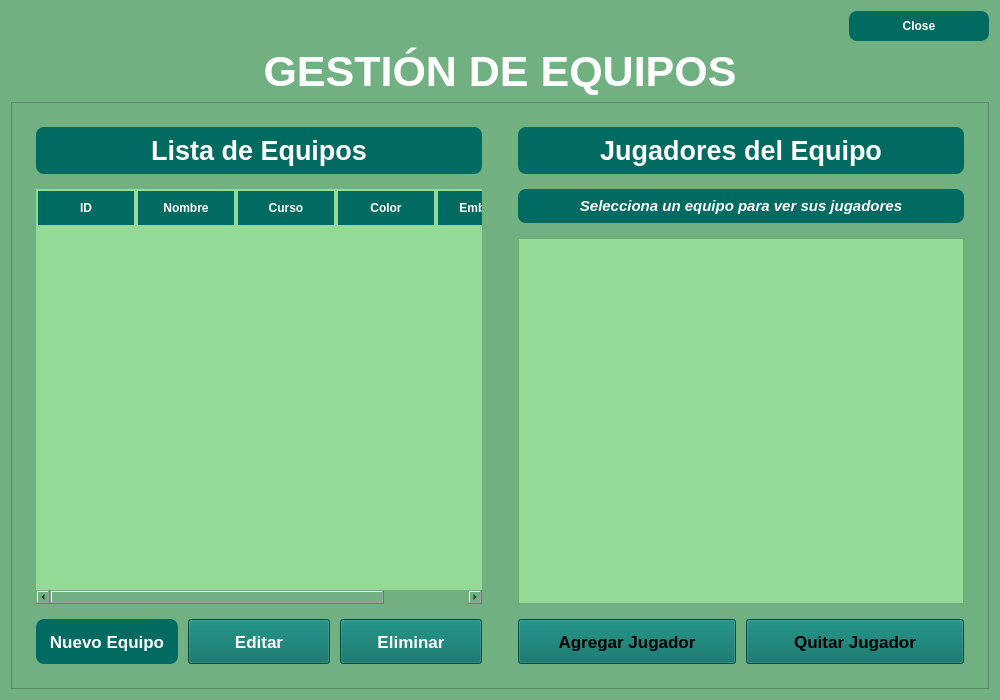
<?xml version="1.0" encoding="UTF-8"?>
<ui version="4.0">
 <class>DialogEquipos</class>
 <widget class="QDialog" name="DialogEquipos">
  <property name="geometry">
   <rect>
    <x>0</x>
    <y>0</y>
    <width>1000</width>
    <height>700</height>
   </rect>
  </property>
  <property name="minimumSize">
   <size>
    <width>900</width>
    <height>600</height>
   </size>
  </property>
  <property name="windowTitle">
   <string>Gestión de Equipos</string>
  </property>
  <property name="styleSheet">
   <string notr="true">background-color: rgb(113, 177, 129);</string>
  </property>
  <layout class="QVBoxLayout" name="verticalLayout">
   <item>
    <widget class="QDialogButtonBox" name="buttonBox">
     <property name="font">
      <font>
       <pointsize>13</pointsize>
      </font>
     </property>
     <property name="styleSheet">
      <string notr="true">QPushButton {
    background-color: rgb(1, 107, 97);
    color: white;
    border-radius: 8px;
    padding: 8px 20px;
    font-weight: bold;
    min-width: 100px;
}
QPushButton:hover {
    background-color: rgb(113, 177, 129);
}</string>
     </property>
     <property name="standardButtons">
      <set>QDialogButtonBox::StandardButton::Close</set>
     </property>
    </widget>
   </item>
   <item>
    <widget class="QLabel" name="lblTitulo">
     <property name="font">
      <font>
       <pointsize>32</pointsize>
       <bold>true</bold>
      </font>
     </property>
     <property name="styleSheet">
      <string notr="true">color: rgb(255, 255, 255);</string>
     </property>
     <property name="text">
      <string>GESTIÓN DE EQUIPOS</string>
     </property>
     <property name="alignment">
      <set>Qt::AlignmentFlag::AlignCenter</set>
     </property>
    </widget>
   </item>
   <item>
    <widget class="QFrame" name="frameContenido">
     <property name="styleSheet">
      <string notr="true">background-color: rgb(113, 177, 129);</string>
     </property>
     <property name="frameShape">
      <enum>QFrame::Shape::StyledPanel</enum>
     </property>
     <layout class="QHBoxLayout" name="horizontalLayout_main">
      <item>
       <layout class="QVBoxLayout" name="verticalLayout_2">
        <property name="spacing">
         <number>15</number>
        </property>
        <property name="leftMargin">
         <number>15</number>
        </property>
        <property name="topMargin">
         <number>15</number>
        </property>
        <property name="rightMargin">
         <number>15</number>
        </property>
        <property name="bottomMargin">
         <number>15</number>
        </property>
        <item>
         <widget class="QLabel" name="lblListaEquipos">
          <property name="sizeIncrement">
           <size>
            <width>10</width>
            <height>0</height>
           </size>
          </property>
          <property name="font">
           <font>
            <pointsize>20</pointsize>
            <bold>true</bold>
           </font>
          </property>
          <property name="styleSheet">
           <string notr="true"> background-color: rgb(1, 107, 97);
    color: white;
    border-radius: 8px;
    padding: 8px 20px;
    font-weight: bold;
    min-width: 100px;</string>
          </property>
          <property name="text">
           <string>Lista de Equipos</string>
          </property>
          <property name="alignment">
           <set>Qt::AlignmentFlag::AlignCenter</set>
          </property>
         </widget>
        </item>
        <item>
         <widget class="QTableWidget" name="tableEquipos">
          <property name="styleSheet">
           <string notr="true">QTableWidget {
    background-color: #93da97;
    border: none;
    border-radius: 5px;
}
QTableWidget::item:selected {
    background-color: #93da97;
    color: rgb(1, 107, 97);
}
QHeaderView::section {
	
	background-color: rgb(1, 107, 97);
    color: white;
    padding: 8px;
    border: 2px solid #93da97 ;;
    font-weight: bold;
}

</string>
          </property>
          <property name="alternatingRowColors">
           <bool>true</bool>
          </property>
          <property name="selectionMode">
           <enum>QAbstractItemView::SelectionMode::SingleSelection</enum>
          </property>
          <property name="selectionBehavior">
           <enum>QAbstractItemView::SelectionBehavior::SelectRows</enum>
          </property>
          <property name="sortingEnabled">
           <bool>true</bool>
          </property>
          <attribute name="horizontalHeaderStretchLastSection">
           <bool>true</bool>
          </attribute>
          <column>
           <property name="text">
            <string>ID</string>
           </property>
          </column>
          <column>
           <property name="text">
            <string>Nombre</string>
           </property>
          </column>
          <column>
           <property name="text">
            <string>Curso</string>
           </property>
          </column>
          <column>
           <property name="text">
            <string>Color</string>
           </property>
          </column>
          <column>
           <property name="text">
            <string>Emblema</string>
           </property>
          </column>
         </widget>
        </item>
        <item>
         <layout class="QHBoxLayout" name="horizontalLayout">
          <property name="spacing">
           <number>10</number>
          </property>
          <item>
           <widget class="QPushButton" name="btnNuevoEquipo">
            <property name="minimumSize">
             <size>
              <width>0</width>
              <height>45</height>
             </size>
            </property>
            <property name="font">
             <font>
              <pointsize>13</pointsize>
              <bold>true</bold>
             </font>
            </property>
            <property name="toolTip">
             <string>Crear un nuevo equipo</string>
            </property>
            <property name="styleSheet">
             <string notr="true">QPushButton {
	background-color: rgb(1, 107, 97);
    color: white;
    border-radius: 8px;
    padding: 8px;
}
QPushButton:hover {
    background-color: #93da97;
    color: rgb(1, 107, 97);
}
QPushButton:pressed {
    background-color: rgb(1, 107, 97);
}

</string>
            </property>
            <property name="text">
             <string>Nuevo Equipo</string>
            </property>
           </widget>
          </item>
          <item>
           <widget class="QPushButton" name="btnEditarEquipo">
            <property name="minimumSize">
             <size>
              <width>0</width>
              <height>45</height>
             </size>
            </property>
            <property name="font">
             <font>
              <pointsize>13</pointsize>
              <bold>true</bold>
             </font>
            </property>
            <property name="toolTip">
             <string>Editar equipo seleccionado</string>
            </property>
            <property name="styleSheet">
             <string notr="true">QPushButton {
 
	background-color: rgb(1, 107, 97);
    color: white;
   
    padding: 8px;
}
QPushButton:hover {
    background-color: #93da97;
    color: rgb(1, 107, 97);
}
QPushButton:pressed {
    background-color: rgb(1, 107, 97);
}</string>
            </property>
            <property name="text">
             <string>Editar</string>
            </property>
           </widget>
          </item>
          <item>
           <widget class="QPushButton" name="btnEliminarEquipo">
            <property name="minimumSize">
             <size>
              <width>0</width>
              <height>45</height>
             </size>
            </property>
            <property name="font">
             <font>
              <pointsize>13</pointsize>
              <bold>true</bold>
             </font>
            </property>
            <property name="toolTip">
             <string>Eliminar equipo seleccionado</string>
            </property>
            <property name="styleSheet">
             <string notr="true">QPushButton {
 background-color: rgb(1, 107, 97);
    color: white;
      padding: 8px;
}
QPushButton:hover {
    background-color: #93da97;
    color: rgb(1, 107, 97);
}
QPushButton:pressed {
	background-color: rgb(1, 107, 97);
}</string>
            </property>
            <property name="text">
             <string>Eliminar</string>
            </property>
           </widget>
          </item>
         </layout>
        </item>
       </layout>
      </item>
      <item>
       <layout class="QVBoxLayout" name="verticalLayout_3">
        <property name="spacing">
         <number>15</number>
        </property>
        <property name="leftMargin">
         <number>15</number>
        </property>
        <property name="topMargin">
         <number>15</number>
        </property>
        <property name="rightMargin">
         <number>15</number>
        </property>
        <property name="bottomMargin">
         <number>15</number>
        </property>
        <item>
         <widget class="QLabel" name="lblJugadoresEquipo">
          <property name="maximumSize">
           <size>
            <width>16777215</width>
            <height>16777215</height>
           </size>
          </property>
          <property name="font">
           <font>
            <pointsize>20</pointsize>
            <bold>true</bold>
           </font>
          </property>
          <property name="styleSheet">
           <string notr="true">color: rgb(255, 255, 255);
 background-color: rgb(1, 107, 97);
    color: white;
    border-radius: 8px;
    padding: 8px 20px;
    font-weight: bold;
    min-width: 100px;</string>
          </property>
          <property name="text">
           <string>Jugadores del Equipo</string>
          </property>
          <property name="alignment">
           <set>Qt::AlignmentFlag::AlignCenter</set>
          </property>
         </widget>
        </item>
        <item>
         <widget class="QLabel" name="lblEquipoSeleccionado">
          <property name="font">
           <font>
            <pointsize>11</pointsize>
            <italic>true</italic>
            <bold>true</bold>
           </font>
          </property>
          <property name="styleSheet">
           <string notr="true">color: rgb(255, 255, 255);
padding: 4px;
 background-color: rgb(1, 107, 97);
    color: white;
    border-radius: 8px;
    padding: 8px 20px;
    font-weight: bold;
    min-width: 100px;</string>
          </property>
          <property name="text">
           <string>Selecciona un equipo para ver sus jugadores</string>
          </property>
          <property name="alignment">
           <set>Qt::AlignmentFlag::AlignCenter</set>
          </property>
          <property name="wordWrap">
           <bool>true</bool>
          </property>
         </widget>
        </item>
        <item>
         <widget class="QListWidget" name="listJugadores">
          <property name="styleSheet">
           <string notr="true">background-color: rgb(147, 218, 151);</string>
          </property>
          <property name="alternatingRowColors">
           <bool>true</bool>
          </property>
          <property name="spacing">
           <number>3</number>
          </property>
         </widget>
        </item>
        <item>
         <layout class="QHBoxLayout" name="horizontalLayout_2">
          <property name="spacing">
           <number>10</number>
          </property>
          <item>
           <widget class="QPushButton" name="btnAgregarJugador">
            <property name="minimumSize">
             <size>
              <width>0</width>
              <height>45</height>
             </size>
            </property>
            <property name="font">
             <font>
              <pointsize>13</pointsize>
              <bold>true</bold>
             </font>
            </property>
            <property name="toolTip">
             <string>Agregar jugador al equipo seleccionado</string>
            </property>
            <property name="styleSheet">
             <string notr="true">background-color: rgb(1, 107, 97);</string>
            </property>
            <property name="text">
             <string>Agregar Jugador</string>
            </property>
           </widget>
          </item>
          <item>
           <widget class="QPushButton" name="btnQuitarJugador">
            <property name="minimumSize">
             <size>
              <width>0</width>
              <height>45</height>
             </size>
            </property>
            <property name="font">
             <font>
              <pointsize>13</pointsize>
              <bold>true</bold>
             </font>
            </property>
            <property name="toolTip">
             <string>Quitar jugador del equipo</string>
            </property>
            <property name="styleSheet">
             <string notr="true">background-color: rgb(1, 107, 97);</string>
            </property>
            <property name="text">
             <string>Quitar Jugador</string>
            </property>
           </widget>
          </item>
         </layout>
        </item>
       </layout>
      </item>
     </layout>
    </widget>
   </item>
  </layout>
 </widget>
 <resources/>
 <connections>
  <connection>
   <sender>buttonBox</sender>
   <signal>rejected()</signal>
   <receiver>DialogEquipos</receiver>
   <slot>reject()</slot>
   <hints>
    <hint type="sourcelabel">
     <x>20</x>
     <y>20</y>
    </hint>
    <hint type="destinationlabel">
     <x>20</x>
     <y>20</y>
    </hint>
   </hints>
  </connection>
 </connections>
</ui>
